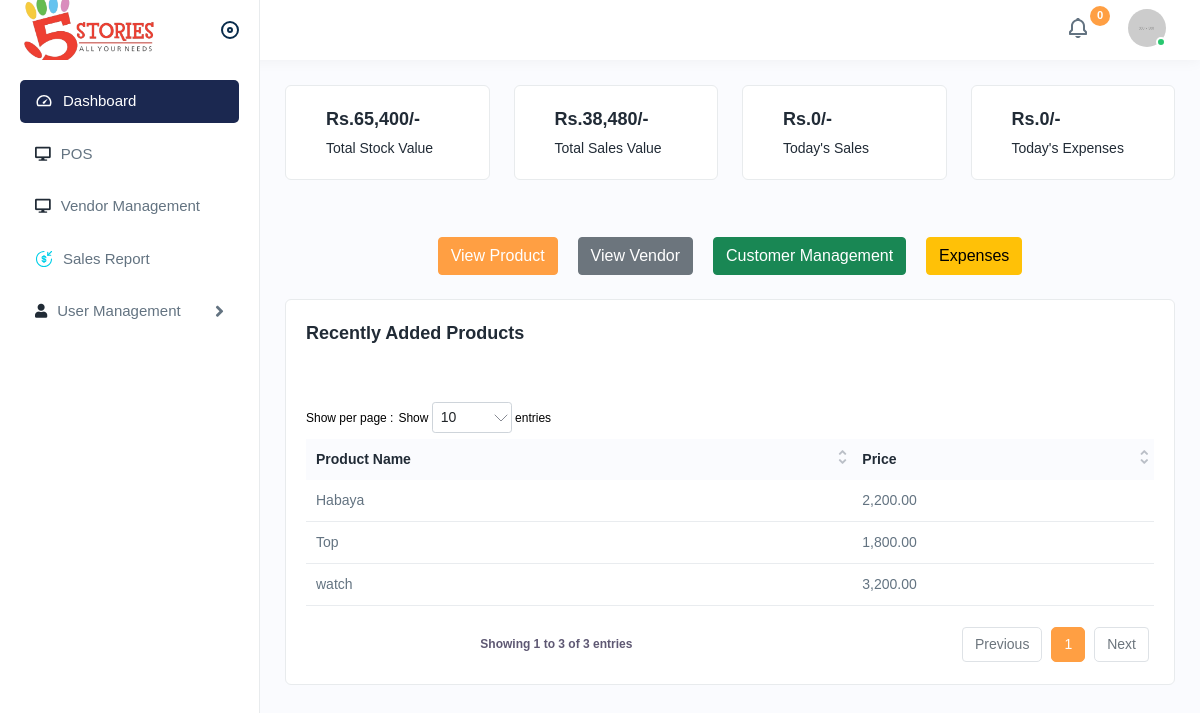
Page /index.php (signed in) on the committed database.
### tables this page shows
CREATE TABLE `tbl_product` (
  `id` int(11) NOT NULL,
  `name` varchar(255) NOT NULL,
  `category_id` int(11) NOT NULL,
  `unit` varchar(50) DEFAULT NULL,
  `barcode` varchar(100) DEFAULT NULL,
  `quantity` int(11) DEFAULT 0,
  `price` decimal(10,2) NOT NULL,
  `cost_price` decimal(10,2) NOT NULL,
  `grm_ref` varchar(100) DEFAULT NULL,
  `status` enum('active','inactive') DEFAULT 'active',
  `vendor_id` int(11) NOT NULL,
  `created_at` timestamp NOT NULL DEFAULT current_timestamp(),
  `stock` int(11) DEFAULT 0
);

### backend/conn.php (called while the page is built, shortened)
<?php
function currentStockCount($conn,$p_id){
  $sqlMinStock = "SELECT SUM(quantity) AS qnty FROM tbl_order WHERE product_id='$p_id'";
  $rsMinStock = $conn->query($sqlMinStock);
  if($rsMinStock->num_rows > 0){
    $rowMinStock = $rsMinStock->fetch_assoc();
    $redStoc = $rowMinStock['qnty'];
  }
  $sqlSub = "SELECT SUM(quantity) AS quantity FROM tbl_expiry_date WHERE product_id='$p_id'";
  $rsSub = $conn->query($sqlSub);
  if($rsSub->num_rows >0){
    $rowSub = $rsSub->fetch_assoc();
    $quantity = $rowSub['quantity'] - $redStoc;
 }
 else {
    $quantity = 0;
 }
 return $quantity;
}
?>

### index.php (the view, shortened to what this page needs)
<?php
include 'layouts/header.php';
include 'layouts/sidebar.php';
$limit = 5;
$page = isset($_GET['page']) ? $_GET['page'] : 1;
$offset = ($page - 1) * $limit;
$sql = "SELECT p.name AS product_name, p.price
        FROM tbl_product p
        LEFT JOIN tbl_category c ON p.category_id = c.id
        ORDER BY p.id DESC LIMIT $offset, $limit";
$rs = $conn->query($sql);
$stock_value = 0;
$sql_products = "SELECT * FROM tbl_product";
$rs_prod = $conn->query($sql_products);
if ($rs_prod->num_rows > 0) {
    while ($rowProd = $rs_prod->fetch_assoc()) {
        $prod_id = $rowProd['id'];
        $price = $rowProd['price'];
        $tot_qnty = currentStockCount($conn, $prod_id);
        $stock_value += $price * $tot_qnty;
    }
}
$tot_bill_dis_today = 0;
$tot_expenses_today = 0;
$tot_bill_dis = 0;
$sql_orders = "SELECT * FROM tbl_order";
$rs_orders = $conn->query($sql_orders);
if ($rs_orders->num_rows > 0) {
    while ($row_order = $rs_orders->fetch_assoc()) {
        $discount = $row_order['discount'];
        $p_price = $row_order['m_price'];
        if ($discount != 0) {
            $d_type = $row_order['discount_type'];
            $dis_amount = ($d_type == "p") ? ($p_price * $discount) / 100 : $discount;
            $p_price -= floor($dis_amount);
        }
        $tot_bill_dis += $row_order['quantity'] * $p_price;
    }
}
?>
<div class="page-wrapper">
    <div class="content">
        <div class="row">
            <div class="col-lg-3 col-sm-6 col-12 mb-3">
                <div class="dash-widget">
                    <div class="dash-widgetcontent">
                        <h5>Rs.<?= number_format($stock_value) ?>/-</h5>
                        <h6>Total Stock Value</h6>
                    </div>
                </div>
            </div>
            <div class="col-lg-3 col-sm-6 col-12 mb-3">
                <div class="dash-widget dash2">
                    <div class="dash-widgetcontent">
                        <h5>Rs.<?= number_format($tot_bill_dis) ?>/-</h5>
                        <h6>Total Sales Value</h6>
                    </div>
                </div>
            </div>
            <div class="col-lg-3 col-sm-6 col-12 mb-3">
                <div class="dash-widget dash3">
                    <div class="dash-widgetcontent">
                        <h5>Rs.<?= number_format($tot_bill_dis_today) ?>/-</h5>
                        <h6>Today's Sales</h6>
                    </div>
                </div>
            </div>
            <div class="col-lg-3 col-sm-6 col-12 mb-3">
                <div class="dash-widget dash4">
                    <div class="dash-widgetcontent">
                        <h5>Rs.<?= number_format($tot_expenses_today) ?>/-</h5>
                        <h6>Today's Expenses</h6>
                    </div>
                </div>
            </div>
        </div>
        <div class="row mt-3">
            <div class="col-lg-12 text-center">
                <a href="productlist.php" class="btn btn-primary mx-2">View Product</a>
                <a href="vendorlist.php" class="btn btn-secondary mx-2">View Vendor</a>
                <a href="customer_management.php" class="btn btn-success mx-2">Customer Management</a>
                <a href="manage_expenses.php" class="btn btn-warning mx-2">Expenses</a>
            </div>
        </div>
        <div class="row mt-4">
            <div class="col-lg-12">
                <div class="card">
                    <div class="card-header d-flex justify-content-between align-items-center">
                        <h4 class="card-title mb-0">Recently Added Products</h4>
                    </div>
                    <div class="card-body">
                        <div class="table-responsive">
                            <table class="table datatable" id="productTable">
                                <thead>
                                    <tr>
                                        <th>Product Name</th>
                                        <th>Price</th>
                                    </tr>
                                </thead>
                                <tbody>
                                    <?php
                                    if ($rs->num_rows > 0) {
                                        while ($row = $rs->fetch_assoc()) { ?>
                                            <tr>
                                                <td><?= !empty($row['product_name']) ? $row['product_name'] : 'No Category' ?></td>
                                                <td><?= $row['price'] !== null ? number_format($row['price'], 2) : 'N/A' ?></td>
                                            </tr>
                                    <?php }} ?>
                                </tbody>
                            </table>
                        </div>
                    </div>
                </div>
            </div>
        </div>
    </div>
</div>

### rows in the picture
tbl_product: name "watch", price "3,200.00"
tbl_product: name "Habaya", price "2,200.00"
tbl_product: name "Top", price "1,800.00"

### other values in the picture
$stock_value "65,400"
$tot_bill_dis "38,480"
$tot_bill_dis_today "0"
$tot_expenses_today "0"
